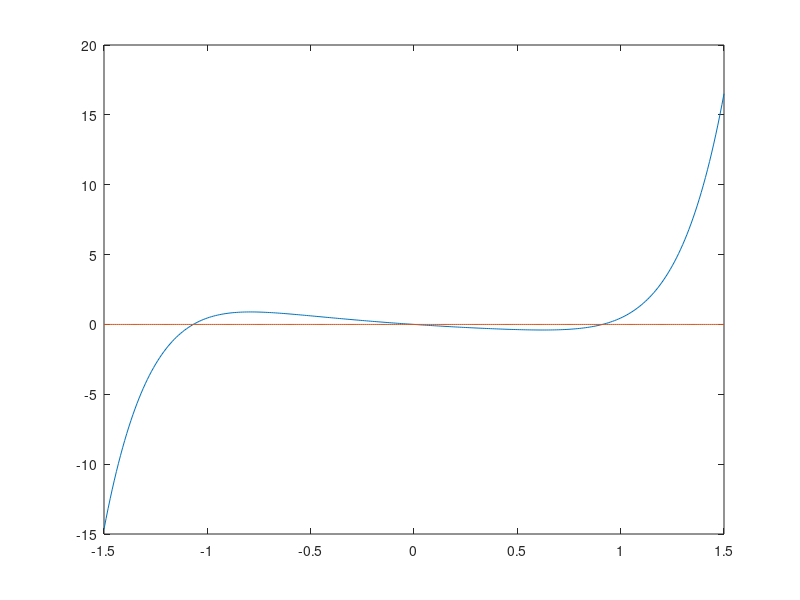
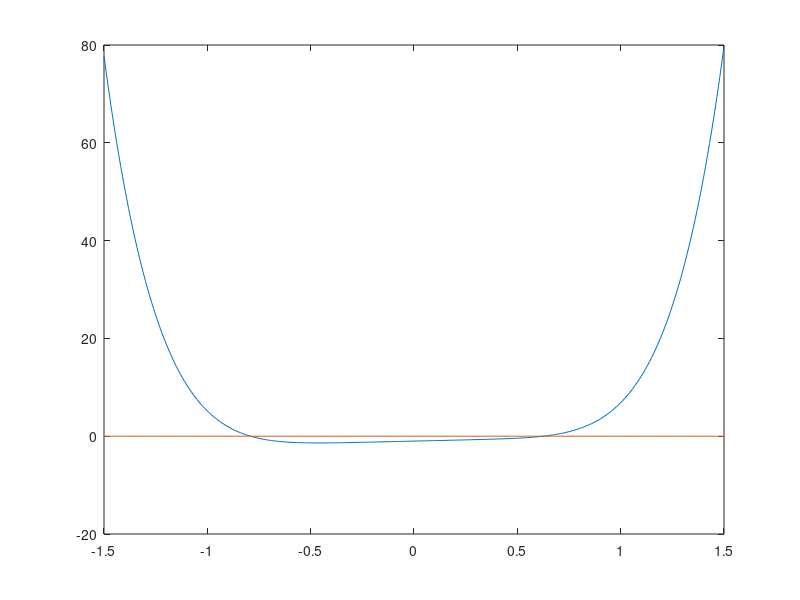
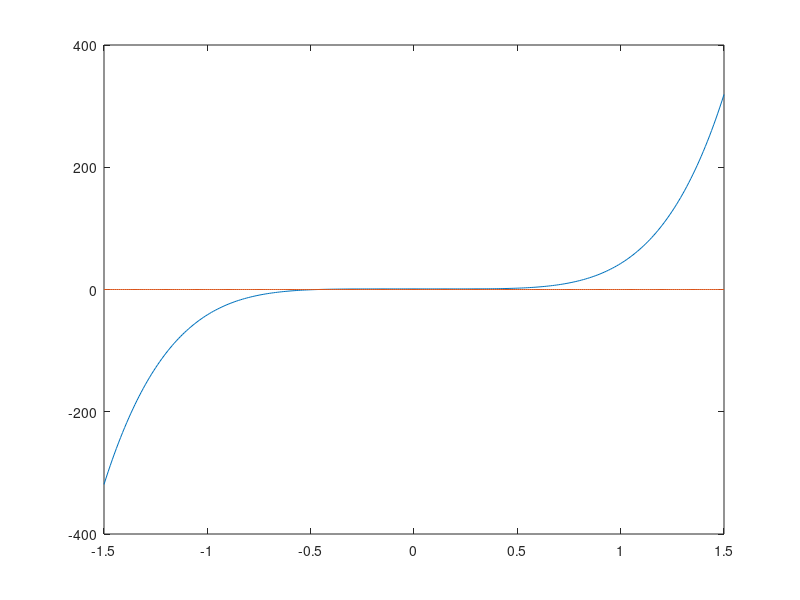

These charts were generated, in order, by the following MATLAB code:
clear all

clf

clc

f = @(x) x.^7 - x - cos(x) + 1

df = @(x) 7 * x.^6 -1 + sin(x)

d2f = @(x) 42 * x.^5 + cos(x)

ejex = @(x) 0 * x;

tolerancia = 10 ^ -5

I = [-1.5:0.01:1.5];

%subplot(3, 1, 1)
figure
plot(I, f(I), I, ejex(I))

%subplot(3, 1, 2)
figure
plot(I, df(I), I, ejex(I))

%subplot(3, 1, 3)
figure
plot(I, d2f(I), I, ejex(I))


%x01 = 1;
%[x, niter] = puntofijo2(df, x01, tolerancia, maxIter)